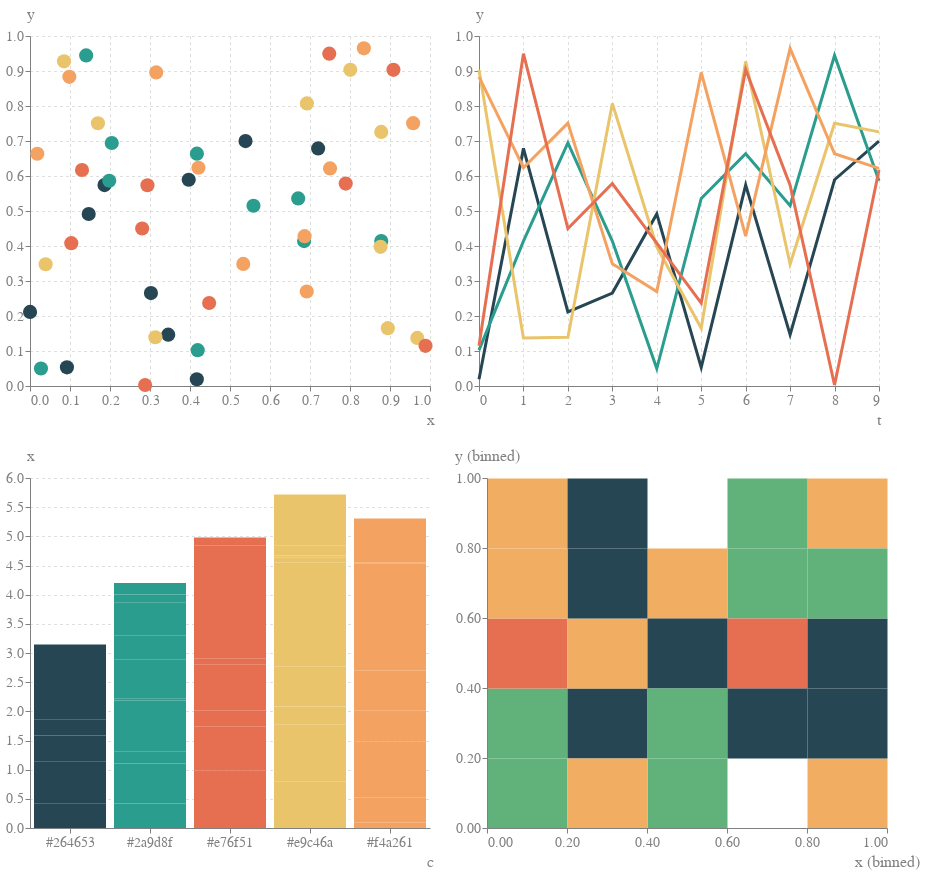

The code cell stored with this chart in its notebook:
### Code cell
create_preview(palette)

### Figure 1 — Vega-Lite specification as saved in the notebook (floating-point values rounded to 4 significant figures)
{"config": {"text": {"color": "gray", "fontSize": 14}, "title": {"anchor": "middle", "fontWeight": "normal", "titleFontWeight": "normal", "labelFontWeight": "normal", "fontSize": 30, "titleFontSize": 16, "labelFontSize": 14, "color": "gray", "titleColor": "gray", "labelColor": "gray", "tickColor": "gray", "domainColor": "gray"}, "header": {"titleFontSize": 16, "labelFontSize": 16, "color": "gray", "titleColor": "gray", "labelColor": "gray", "titleFontWeight": "normal"}, "view": {"height": 350, "width": 1400, "strokeWidth": 0, "fill": "white"}, "axis": {"domain": true, "domainColor": "gray", "domainWidth": 1, "gridWidth": 1, "labelAngle": 0, "tickSize": 5, "gridCap": "round", "gridDash": [2, 4], "fontWeight": "normal", "titleFontWeight": "normal", "labelFontWeight": "normal", "fontSize": 30, "titleFontSize": 16, "labelFontSize": 14, "color": "gray", "titleColor": "gray", "labelColor": "gray", "tickColor": "gray"}, "axisX": {"titleAnchor": "end", "titleAlign": "center"}, "axisY": {"titleAnchor": "end", "titleAngle": 0, "titleAlign": "center", "titleY": -15, "titleX": 0}, "axisLeft": {"labelAlign": "right"}, "axisRight": {"titleAnchor": "end", "titleAngle": 0, "titleAlign": "center", "titleY": -15, "tickSize": 5, "tickColor": "gray", "labelPadding": 5, "labelAlign": "left"}, "facet": {"spacing": 50}, "legend": {"fontWeight": "normal", "titleFontWeight": "normal", "labelFontWeight": "normal", "fontSize": 30, "titleFontSize": 16, "labelFontSize": 14, "color": "gray", "titleColor": "gray", "labelColor": "gray", "tickColor": "gray", "domainColor": "gray"}}, "vconcat": [{"hconcat": [{"mark": {"type": "point", "filled": true, "opacity": 1, "size": 200}, "encoding": {"color": {"field": "c", "legend": null, "scale": {"range": ["#264653", "#2a9d8f", "#e9c46a", "#f4a261", "#e76f51"], "domain": ["#264653", "#2a9d8f", "#e9c46a", "#f4a261", "#e76f51"]}, "type": "nominal"}, "x": {"field": "x", "type": "quantitative"}, "y": {"field": "y", "type": "quantitative"}}, "width": 400}, {"mark": {"type": "line", "strokeWidth": 3}, "encoding": {"color": {"field": "c", "legend": null, "scale": {"range": ["#264653", "#2a9d8f", "#e9c46a", "#f4a261", "#e76f51"], "domain": ["#264653", "#2a9d8f", "#e9c46a", "#f4a261", "#e76f51"]}, "type": "nominal"}, "x": {"field": "t", "sort": null, "type": "quantitative"}, "y": {"field": "y", "type": "quantitative"}}, "width": 400}]}, {"hconcat": [{"mark": {"type": "bar", "strokeOpacity": 1}, "encoding": {"color": {"field": "c", "legend": null, "scale": {"range": ["#264653", "#2a9d8f", "#e9c46a", "#f4a261", "#e76f51"], "domain": ["#264653", "#2a9d8f", "#e9c46a", "#f4a261", "#e76f51"]}, "type": "nominal"}, "x": {"field": "c", "type": "nominal"}, "y": {"field": "x", "type": "quantitative"}}, "width": 400}, {"mark": {"type": "rect"}, "encoding": {"color": {"aggregate": "count", "legend": null, "scale": {"range": ["#264653", "#2a9d8f", "#e9c46a", "#f4a261", "#e76f51"]}, "type": "nominal"}, "x": {"bin": {"maxbins": 5}, "field": "x", "type": "quantitative"}, "y": {"bin": {"maxbins": 5}, "field": "y", "type": "quantitative"}}, "width": 400}]}], "data": {"name": "data-80d6ae962a27ce2820936da9c42a923a"}, "$schema": "https://vega.github.io/schema/vega-lite/v5.8.0.json", "datasets": {"data-80d6ae962a27ce2820936da9c42a923a": [{"x": 0.417, "y": 0.01937, "c": "#264653", "t": 0}, {"x": 0.7203, "y": 0.6788, "c": "#264653", "t": 1}, {"x": 0.0001144, "y": 0.2116, "c": "#264653", "t": 2}, {"x": 0.3023, "y": 0.2655, "c": "#264653", "t": 3}, {"x": 0.1468, "y": 0.4916, "c": "#264653", "t": 4}, {"x": 0.09234, "y": 0.05336, "c": "#264653", "t": 5}, {"x": 0.1863, "y": 0.5741, "c": "#264653", "t": 6}, {"x": 0.3456, "y": 0.1467, "c": "#264653", "t": 7}, {"x": 0.3968, "y": 0.5893, "c": "#264653", "t": 8}, {"x": 0.5388, "y": 0.6998, "c": "#264653", "t": 9}, {"x": 0.4192, "y": 0.1023, "c": "#2a9d8f", "t": 0}, {"x": 0.6852, "y": 0.4141, "c": "#2a9d8f", "t": 1}, {"x": 0.2045, "y": 0.6944, "c": "#2a9d8f", "t": 2}, {"x": 0.8781, "y": 0.4142, "c": "#2a9d8f", "t": 3}, {"x": 0.02739, "y": 0.04995, "c": "#2a9d8f", "t": 4}, {"x": 0.6705, "y": 0.5359, "c": "#2a9d8f", "t": 5}, {"x": 0.4173, "y": 0.6638, "c": "#2a9d8f", "t": 6}, {"x": 0.5587, "y": 0.5149, "c": "#2a9d8f", "t": 7}, {"x": 0.1404, "y": 0.9446, "c": "#2a9d8f", "t": 8}, {"x": 0.1981, "y": 0.5866, "c": "#2a9d8f", "t": 9}, {"x": 0.8007, "y": 0.9034, "c": "#e9c46a", "t": 0}, {"x": 0.9683, "y": 0.1375, "c": "#e9c46a", "t": 1}, {"x": 0.3134, "y": 0.1393, "c": "#e9c46a", "t": 2}, {"x": 0.6923, "y": 0.8074, "c": "#e9c46a", "t": 3}, {"x": 0.8764, "y": 0.3977, "c": "#e9c46a", "t": 4}, {"x": 0.8946, "y": 0.1654, "c": "#e9c46a", "t": 5}, {"x": 0.08504, "y": 0.9275, "c": "#e9c46a", "t": 6}, {"x": 0.03905, "y": 0.3478, "c": "#e9c46a", "t": 7}, {"x": 0.1698, "y": 0.7508, "c": "#e9c46a", "t": 8}, {"x": 0.8781, "y": 0.726, "c": "#e9c46a", "t": 9}, {"x": 0.09835, "y": 0.8833, "c": "#f4a261", "t": 0}, {"x": 0.4211, "y": 0.6237, "c": "#f4a261", "t": 1}, {"x": 0.9579, "y": 0.7509, "c": "#f4a261", "t": 2}, {"x": 0.5332, "y": 0.3489, "c": "#f4a261", "t": 3}, {"x": 0.6919, "y": 0.2699, "c": "#f4a261", "t": 4}, {"x": 0.3155, "y": 0.8959, "c": "#f4a261", "t": 5}, {"x": 0.6865, "y": 0.4281, "c": "#f4a261", "t": 6}, {"x": 0.8346, "y": 0.9648, "c": "#f4a261", "t": 7}, {"x": 0.01829, "y": 0.6634, "c": "#f4a261", "t": 8}, {"x": 0.7501, "y": 0.6217, "c": "#f4a261", "t": 9}, {"x": 0.9889, "y": 0.1147, "c": "#e76f51", "t": 0}, {"x": 0.7482, "y": 0.9495, "c": "#e76f51", "t": 1}, {"x": 0.2804, "y": 0.4499, "c": "#e76f51", "t": 2}, {"x": 0.7893, "y": 0.5784, "c": "#e76f51", "t": 3}, {"x": 0.1032, "y": 0.4081, "c": "#e76f51", "t": 4}, {"x": 0.4479, "y": 0.237, "c": "#e76f51", "t": 5}, {"x": 0.9086, "y": 0.9034, "c": "#e76f51", "t": 6}, {"x": 0.2936, "y": 0.5737, "c": "#e76f51", "t": 7}, {"x": 0.2878, "y": 0.00287, "c": "#e76f51", "t": 8}, {"x": 0.13, "y": 0.6171, "c": "#e76f51", "t": 9}]}}
